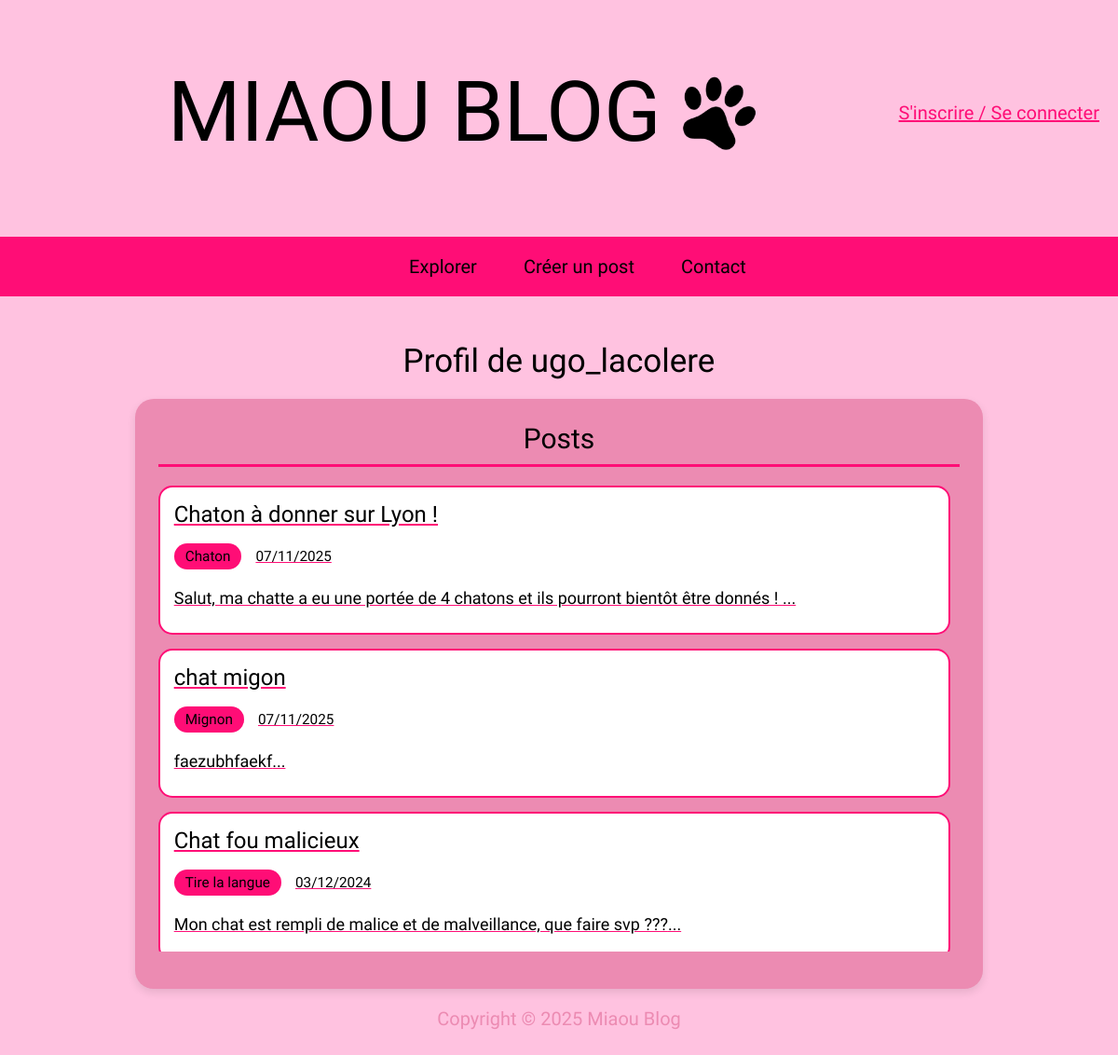
Page /profil.php?id=12 on the committed database.
### tables this page shows
CREATE TABLE IF NOT EXISTS `utilisateur` (
  `id_user` int NOT NULL AUTO_INCREMENT,
  `email` varchar(25) NOT NULL,
  `pseudo` varchar(15) NOT NULL,
  `mot_de_passe` varchar(100) NOT NULL,
  PRIMARY KEY (`id_user`),
  UNIQUE KEY `email` (`email`),
  UNIQUE KEY `pseudo` (`pseudo`)
);

CREATE TABLE IF NOT EXISTS `post` (
  `id_post` int NOT NULL AUTO_INCREMENT,
  `titre_post` varchar(100) NOT NULL,
  `date_post` date NOT NULL,
  `description` varchar(300) NOT NULL,
  `id_user` int DEFAULT NULL,
  PRIMARY KEY (`id_post`),
  KEY `fk_user_post` (`id_user`)
);

### profil.php (the view, shortened to what this page needs)
<!DOCTYPE html>
<html lang="fr">
    <?php
        require_once("head.php");
        require_once("bd.php");
        $sql = "SELECT p.*, GROUP_CONCAT(c.nom_categorie SEPARATOR ', ') as nom_categorie
                FROM post p
                LEFT JOIN post_categorie pc ON p.id_post = pc.id_post
                LEFT JOIN categorie c ON pc.id_categorie = c.id_categorie
                WHERE p.id_user = ?
                GROUP BY p.id_post
                ORDER BY p.date_post DESC";
        $statement = $pdo->prepare($sql);
        $statement->execute([$_GET["id"]]);
        $posts = $statement->fetchAll();
        $sql = "SELECT pseudo FROM utilisateur WHERE id_user = ?";
        $statement = $pdo->prepare($sql);
        $statement->execute([$_GET["id"]]);
        $auteur = $statement->fetch(PDO::FETCH_ASSOC);
    ?>
    <body id="authentification">
        <?php require_once("header.php") ?>
        <main>
            <h2>Profil de <?= $auteur["pseudo"] ?></h2>
                <section class="mon-compte-section section-posts">
                    <h3>Posts</h3>
                    <?php if (empty($posts)): ?>
                        <p class="aucun-contenu">Vous n'avez pas encore créé de posts.</p>
                    <?php else: ?>
                        <div class="liste-posts">
                            <?php foreach ($posts as $post): ?>
                                <a href="post.php?id=<?= $post["id_post"] ?>">
                                    <div class="item-post">
                                        <div class="post-info">
                                            <h4><?= htmlspecialchars($post["titre_post"]) ?></h4>
                                            <p class="post-meta">
                                                <span class="categorie"><?= htmlspecialchars($post["nom_categorie"] ?? "Sans catégorie") ?></span>
                                                <span class="date"><?= date("d/m/Y", strtotime($post["date_post"])) ?></span>
                                            </p>
                                            <p class="description"><?= htmlspecialchars(substr($post["description"], 0, 100)) ?>...</p>
                                        </div>
                                    </div>
                                </a>
                            <?php endforeach; ?>
                        </div>
                    <?php endif; ?>
                </section>
        </main>
        <?php require_once("footer.php") ?>
    </body>
</html>

### style.css (style rules this page uses)
:root { --color1: #FFC2E0; --color2: #EC8BB2; --color3: black; --color4: #FF0D76; --font-family1: 'Lilita One'; }
* { font-family: var(--font-family1); font-weight: 200; font-size: 20px; }
body { background-color: var(--color1); margin-left: 0; margin-right: 0; }
a { color: var(--color4); }
h2 { font-size: 35px; }
main { display: flex; flex-direction: column; justify-content: center; align-items: center; gap: 20px; }
body#authentification main a { color: var(--color4); }
body#authentification h2 { margin-bottom: 0; }
.mon-compte-section { background-color: var(--color2); padding: 25px; border-radius: 20px; box-shadow: 0 4px 10px rgba(0,0,0,0.1); }
.mon-compte-section h3 { margin: 0 0 20px 0; color: var(--color3); font-size: 1.5em; text-align: center; border-bottom: 3px solid var(--color4); padding-bottom: 10px; }
.liste-posts { max-height: 500px; overflow-y: auto; padding-right: 10px; margin-bottom: 15px; }
.item-post { background-color: white; padding: 15px; margin-bottom: 15px; border-radius: 15px; border: 2px solid var(--color4); }
.post-info h4 { margin: 0 0 10px 0; color: var(--color3); font-size: 1.2em; }
.post-meta { display: flex; gap: 15px; font-size: 0.85em; margin-bottom: 10px; align-items: center; }
.post-meta .categorie { background-color: var(--color4); color: var(--color3); padding: 5px 12px; border-radius: 15px; font-size: 0.9em; }
.post-meta .date { color: var(--color3); font-size: 0.9em; }
.description { color: var(--color3); font-size: 0.9em; margin-bottom: 10px; line-height: 1.4; }

### rows in the picture
utilisateur: pseudo "ugo_lacolere"
post: titre_post "Chaton à donner sur Lyon !", nom_categorie "Chaton", date_post "07/11/2025", description "Salut, ma chatte a eu une portée de 4 chatons et ils pourront bientôt être donnés !"
post: titre_post "chat migon", nom_categorie "Mignon", date_post "07/11/2025", description "faezubhfaekf"
post: titre_post "Chat fou malicieux", nom_categorie "Tire la langue", date_post "03/12/2024", description "Mon chat est rempli de malice et de malveillance, que faire svp ???"
